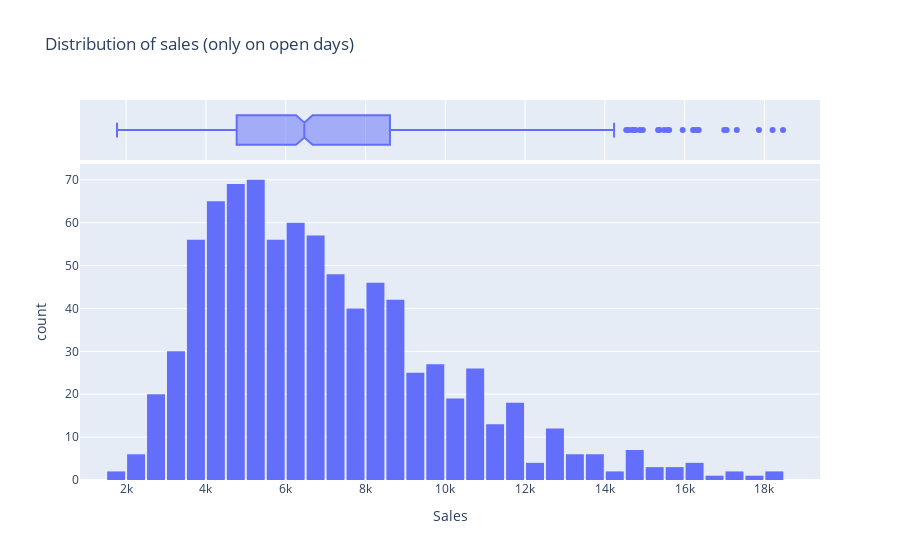

Notebook cell for this chart:
### Code cell
fig = px.histogram(merged_sample_df[merged_sample_df.Open == 1], x='Sales',
                   marginal='box',
                   title='Distribution of sales (only on open days)')

fig.update_layout(bargap=0.1)
fig.show()

### Figure 1 — Plotly figure (JSON) as saved in the notebook; plotly's stock layout.template omitted (floating-point values rounded to 4 significant figures; data arrays with more than 128 entries replaced by an {"elided": "..."} marker saying what was removed)
{"data": [{"alignmentgroup": "True", "bingroup": "x", "hovertemplate": "Sales=%{x}<br>count=%{y}<extra></extra>", "legendgroup": "", "marker": {"color": "#636efa", "pattern": {"shape": ""}}, "name": "", "offsetgroup": "", "orientation": "v", "showlegend": false, "type": "histogram", "x": {"elided": "848 int values"}, "xaxis": "x", "yaxis": "y"}, {"alignmentgroup": "True", "hovertemplate": "Sales=%{x}<extra></extra>", "legendgroup": "", "marker": {"color": "#636efa"}, "name": "", "notched": true, "offsetgroup": "", "showlegend": false, "type": "box", "x": {"elided": "848 int values"}, "xaxis": "x2", "yaxis": "y2"}], "layout": {"bargap": 0.1, "barmode": "relative", "legend": {"tracegroupgap": 0}, "title": {"text": "Distribution of sales (only on open days)"}, "xaxis": {"anchor": "y", "domain": [0, 1], "title": {"text": "Sales"}}, "xaxis2": {"anchor": "y2", "domain": [0, 1], "matches": "x", "showgrid": true, "showticklabels": false}, "yaxis": {"anchor": "x", "domain": [0, 0.8316], "title": {"text": "count"}}, "yaxis2": {"anchor": "x2", "domain": [0.8416, 1], "matches": "y2", "showgrid": false, "showline": false, "showticklabels": false, "ticks": ""}}}
